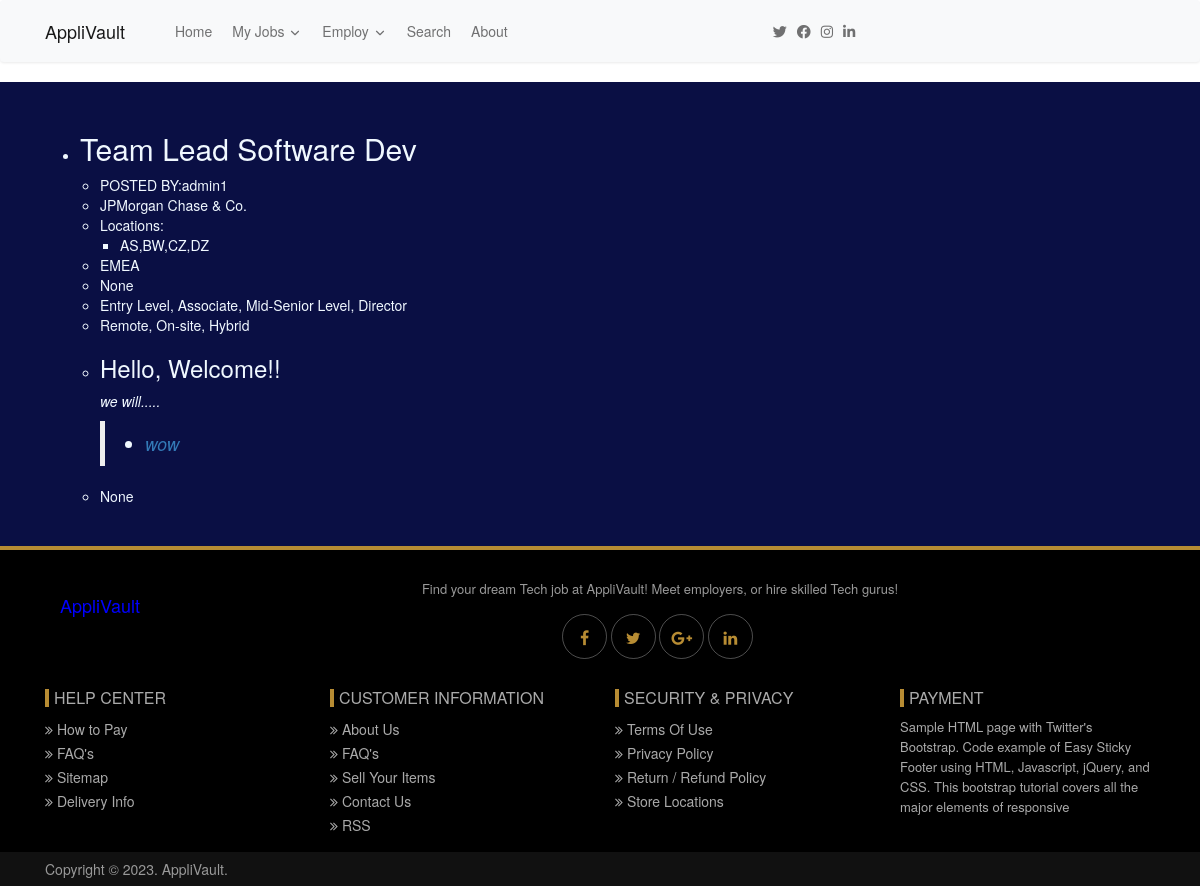
Page /job-details/6/ on the committed database.
### job/models.py (models this page shows, shortened)
class Job(models.Model):
    job_name = models.CharField(max_length=125)
    job_poster = models.ForeignKey(User, on_delete=models.CASCADE, null=True)
    company_name = models.CharField(max_length=100, blank=True, null=True)
    company_website_link = models.CharField(max_length=500, blank=True, null=True)
    job_location = CountryField(blank_label="(Select Countries)",multiple=True, blank=True)
    job_alternative_location = models.CharField(max_length=250, blank=True, null=True)
    EXPERIENCE_LEVEL_CHOICES = (
        ('Internship', 'Internship'),
        ('Entry Level', 'Entry Level'),
        ('Associate', 'Associate'),
        ('Mid-Senior Level', 'Mid-Senior Level'),
        ('Senior Level', 'Senior Level'),
        ('Director', 'Director'),
        ('Executive', 'Executive')
    )
    experience_level = MultiSelectField(max_length=125, choices=EXPERIENCE_LEVEL_CHOICES, blank=True)
    JOB_TYPE_CHOICES = (
        ('Remote', 'Remote'),
        ('On-site', 'On-site'),
        ('Hybrid', 'Hybrid')
    )
    job_type = MultiSelectField(max_length=125, choices=JOB_TYPE_CHOICES, blank=True)
    job_details = CKEditor5Field(null=True, blank=True)
    job_salary = models.CharField(max_length=100, blank=True, null=True)
    job_application_link = models.CharField(max_length=125, blank=True, null=True)

### core/views.py (the view)
# urls.py: path('job-details/<int:pk>/', views.job_details, name='job_details'),
def job_details(request, pk):
    job = get_object_or_404(Job, pk=pk)
    return render(request, "core/job_details.html", {
        'job': job,
        'pk': pk,
    })

### core/templates/core/job_details.html (shortened to what this page needs)
{% extends 'core/base.html' %}
{% block content %}
<div>
    <div  style="background-color: rgb(10, 15, 68); color: aliceblue;">
        <div class="container py-5">
           <div class="container">
              <ul>
                 <li>
                    <h2>{{ job.job_name }}</h2>
                    <ul>
                       <li>POSTED BY:{{ job.job_poster }}</li>
                       <li>{{ job.company_name }}</li>
                       <li>Locations:</li>
                        <ul>
                           <li>{{ job.job_location.name }}</li>
                        </ul>
                       <li>{{ job.job_alternative_location }}</li>
                       <li>{{ job.company_website_link }}</li>
                       <li>{{ job.experience_level }}</li>
                       <li>{{ job.job_type }}</li>
                       {% if job.job_details %}
                          <li>{{ job.job_details|safe }}</li>
                       {% else %}
                          <i>(Job details not provided...)</i>
                       {% endif %}
                          <li>{{ job.job_application_link }}</li>
                    </ul>
                 </li>
              </ul>
           </div>
        </div>
     </div>
</div>
{% endblock %}

### rows in the picture
Job: job_name "Team Lead Software Dev", job_poster "admin1", company_name "JPMorgan Chase & Co.", job_location.name "AS,BW,CZ,DZ", job_alternative_location "EMEA", company_website_link "None", experience_level "Entry Level, Associate, Mid-Senior Level, Director", job_type "Remote, On-site, Hybrid", job_details "Hello, Welcome!! we will..... wow", job_application_link "None"
